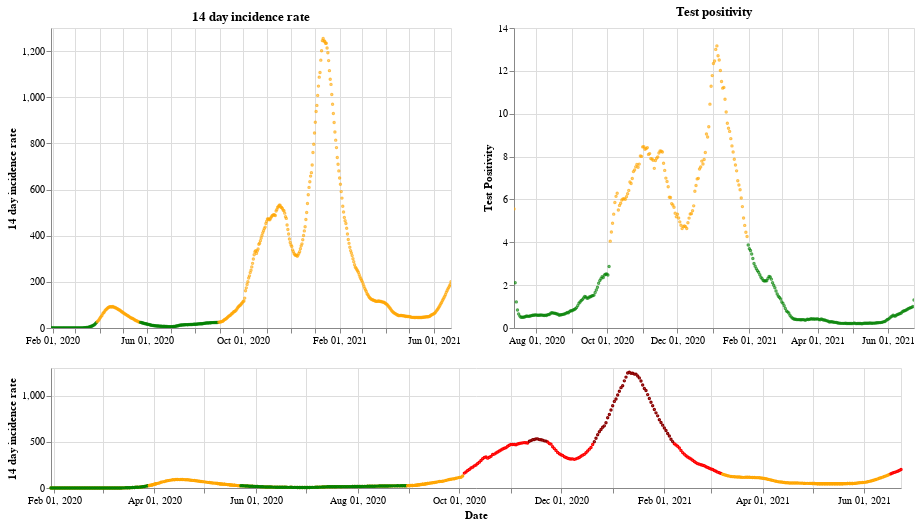

Notebook code for this chart:
### Markdown cell above
## England

### Code cell
plot_traffic_light('England')

### Figure 1 — Vega-Lite specification as saved in the notebook (floating-point values rounded to 4 significant figures; data arrays with more than 128 entries replaced by an {"elided": "..."} marker saying what was removed)
{"config": {"view": {"continuousWidth": 400, "continuousHeight": 300}}, "vconcat": [{"hconcat": [{"mark": {"type": "point", "size": 2}, "encoding": {"color": {"condition": {"value": "green", "test": "(datum.twoWeeklyCasesRate <= 25)"}, "value": "orange"}, "tooltip": [{"type": "nominal", "field": "areaName"}, {"type": "temporal", "field": "date"}, {"type": "quantitative", "field": "twoWeeklyCasesRate"}, {"type": "quantitative", "field": "testPositivity"}], "x": {"type": "temporal", "axis": {"title": ""}, "field": "date", "scale": {"domain": {"selection": "DateBrush"}}, "timeUnit": "yearmonthdate"}, "y": {"type": "quantitative", "axis": {"title": "14 day incidence rate"}, "field": "twoWeeklyCasesRate"}}, "title": "14 day incidence rate", "width": 400}, {"mark": {"type": "point", "size": 2}, "encoding": {"color": {"condition": {"value": "green", "test": "(datum.testPositivity <= 4)"}, "value": "orange"}, "tooltip": [{"type": "nominal", "field": "areaName"}, {"type": "temporal", "field": "date"}, {"type": "quantitative", "field": "twoWeeklyCasesRate"}, {"type": "quantitative", "field": "testPositivity"}], "x": {"type": "temporal", "axis": {"title": ""}, "field": "date", "scale": {"domain": {"selection": "DateBrush"}}, "timeUnit": "yearmonthdate"}, "y": {"type": "quantitative", "axis": {"title": "Test Positivity"}, "field": "testPositivity"}}, "title": "Test positivity", "width": 400}]}, {"layer": [{"mark": {"type": "point", "size": 2}, "encoding": {"color": {"condition": {"value": "orange", "test": "((50 && datum.twoWeeklyCasesRate) < 150)"}, "value": "red"}, "opacity": {"condition": {"value": 1, "test": "((50 && datum.twoWeeklyCasesRate) < 500)"}, "value": 0}, "tooltip": [{"type": "nominal", "field": "areaName"}, {"type": "temporal", "field": "date"}, {"type": "quantitative", "field": "twoWeeklyCasesRate"}, {"type": "quantitative", "field": "testPositivity"}], "x": {"type": "temporal", "axis": {"title": "Date"}, "field": "date", "timeUnit": "yearmonthdate"}, "y": {"type": "quantitative", "axis": {"title": "14 day incidence rate"}, "field": "twoWeeklyCasesRate"}}, "selection": {"DateBrush": {"type": "interval", "encodings": ["x"], "fields": ["Time"]}}, "width": 850}, {"mark": {"type": "point", "size": 2}, "encoding": {"color": {"value": "darkred"}, "opacity": {"condition": {"value": 1, "test": "(datum.twoWeeklyCasesRate >= 500)"}, "value": 0}, "tooltip": [{"type": "nominal", "field": "areaName"}, {"type": "temporal", "field": "date"}, {"type": "quantitative", "field": "twoWeeklyCasesRate"}, {"type": "quantitative", "field": "testPositivity"}], "x": {"type": "temporal", "axis": {"title": "Date"}, "field": "date", "timeUnit": "yearmonthdate"}, "y": {"type": "quantitative", "axis": {"title": "14 day incidence rate"}, "field": "twoWeeklyCasesRate"}}, "width": 400}, {"mark": {"type": "point", "size": 2}, "encoding": {"color": {"condition": {"value": "green", "test": "((4 && datum.twoWeeklyCasesRate) < 25)"}, "value": "orange"}, "opacity": {"condition": {"value": 1, "test": "(datum.twoWeeklyCasesRate < 50)"}, "value": 0}, "tooltip": [{"type": "nominal", "field": "areaName"}, {"type": "temporal", "field": "date"}, {"type": "quantitative", "field": "twoWeeklyCasesRate"}, {"type": "quantitative", "field": "testPositivity"}], "x": {"type": "temporal", "axis": {"title": "Date"}, "field": "date", "timeUnit": "yearmonthdate"}, "y": {"type": "quantitative", "axis": {"title": "14 day incidence rate"}, "field": "twoWeeklyCasesRate"}}, "width": 400}], "height": 120, "width": 800}], "data": {"name": "data-e9bd322b4ca23f3385d612585d81bca4"}, "$schema": "https://vega.github.io/schema/vega-lite/v4.8.1.json", "datasets": {"data-e9bd322b4ca23f3385d612585d81bca4": {"elided": "511 records"}}}
